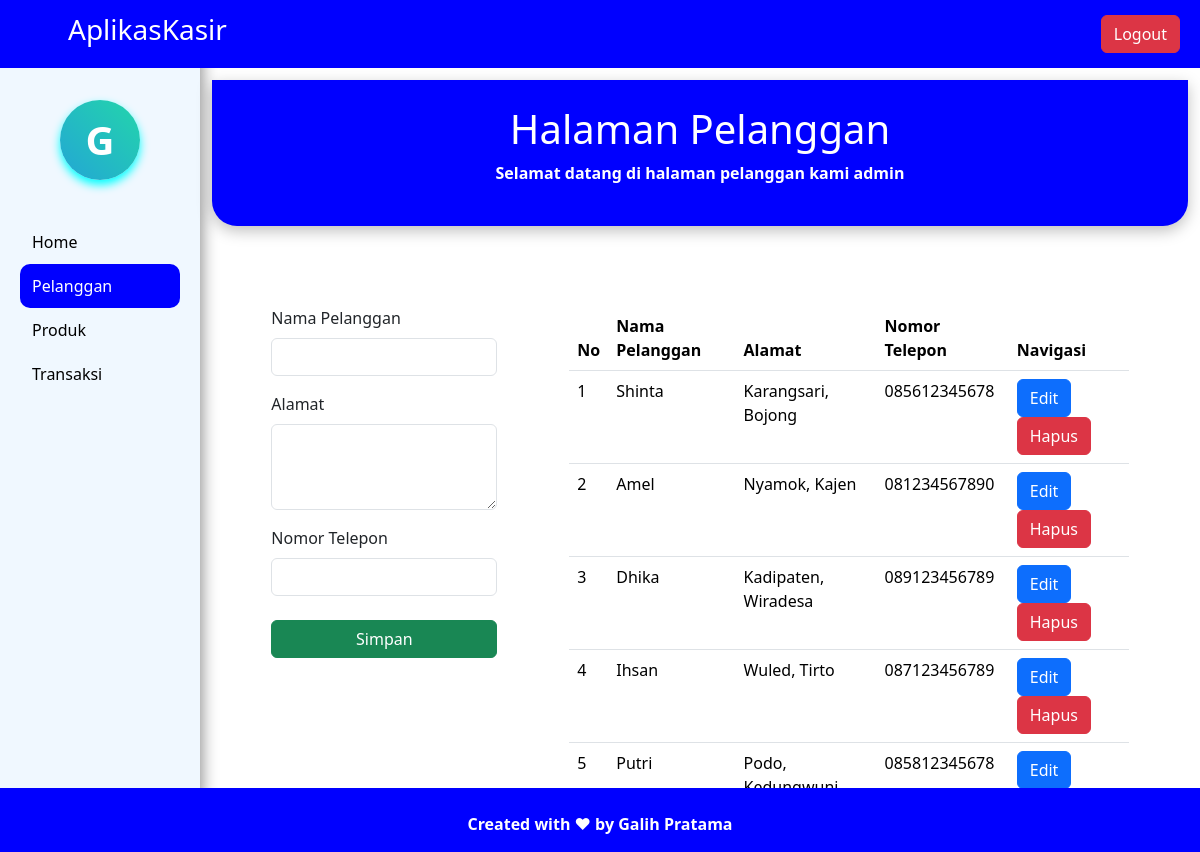
Page /admin/pelanggan/pelanggan.php (signed in) on the committed database.
### tables this page shows
CREATE TABLE `pelanggan` (
  `id_pelanggan` int(11) NOT NULL,
  `nama_pelanggan` varchar(100) NOT NULL,
  `alamat` text NOT NULL,
  `nomor_telepon` varchar(15) NOT NULL
);

### admin/pelanggan/pelanggan.php (the view, shortened to what this page needs)
<!DOCTYPE html>
<html lang="en">
<head>
    <link rel="stylesheet" href="../../assets/css/bootstrap.min.css">
</head>
<body>
    <div class="navbar p-2">
        <div class="container-fluid">
            <h1 class="navbar-brand text-white ps-5 fs-3">AplikasKasir</h1>
            <a href="../../logout.php" class="btn btn-danger" onclick="return confirm('Apakah Kamu yakin ingin keluar')">Logout</a>
        </div>
    </div>
    <div class="container-fluid">
        <div class="row">
            <div class="col-md-2 sidebar">
                    <div class="avatar-circle">G</div>
                    <a href="../home.php" class="sidebar-link ">Home</a>
                    <a href="pelanggan.php" class="sidebar-link active">Pelanggan</a>
                    <a href="../produk/produk.php" class="sidebar-link">Produk</a>
                    <a href="../transaksi/transaksi.php" class="sidebar-link ">Transaksi</a>
            </div>
            <div class="col-md-10">
                <div class="header text-white text-center fw-bold">
                    <h1>Halaman Pelanggan</h1>
                    <p>Selamat datang di halaman pelanggan kami <?php echo $_SESSION['username'];?></p>
                </div>
                <div class="row d-flex justify-content-center gap-5">
                    <div class="col-md-3">
                        <form action="" method="post">
                            <div class="form-group mb-3">
                                <label for="" class="form-label">Nama Pelanggan</label>
                                <input type="text" name="nama_pelanggan" class="form-control" required>
                            </div>
                            <div class="form-group mb-3">
                                <label for="" class="form-label">Alamat</label>
                                <textarea name="alamat" class="form-control" rows="3" required></textarea>
                            </div>
                            <div class="form-group mb-4">
                                <label for="" class="form-label">Nomor Telepon</label>
                                <input type="number" name="nomor_telepon" class="form-control" required>
                            </div>
                            <button type="submit" name="btnSimpan" class="btn btn-success w-100">Simpan</button>
                        </form>
                    </div>
                    <div class="col-md-7">
                        <table class="table table-hover">
                            <thead>
                                <tr>
                                    <th>No</th>
                                    <th>Nama Pelanggan</th>
                                    <th>Alamat</th>
                                    <th>Nomor Telepon</th>
                                    <th>Navigasi</th>
                                </tr>
                            </thead>
                            <tbody>
                                <?php
                                include '../../config.php';
                                $no     = 1;
                                $data   = mysqli_query($conn, "SELECT*from pelanggan");
                                while($row = mysqli_fetch_array($data)){
                                ?>
                                <tr>
                                    <td><?php echo $no++;?></td>
                                    <td><?php echo $row['nama_pelanggan'];?></td>
                                    <td><?php echo $row['alamat'];?></td>
                                    <td><?php echo $row['nomor_telepon'];?></td>
                                    <td>
                                        <a href="edit_pelanggan.php?id_pelanggan=<?php echo $row['id_pelanggan'];?>" class="btn btn-primary">Edit</a>
                                        <a href="hapus_pelanggan.php?id_pelanggan=<?php echo $row['id_pelanggan'];?>" class="btn btn-danger">Hapus</a>
                                    </td>
                                </tr>
                                <?php } ?>
                            </tbody>
                        </table>
                    </div>
                </div>
            </div>
            <footer class="position-absolute bottom-0 w-100 fw-bold text-center text-white">
                <p class="pt-4">Created with ❤ by Galih Pratama</p>
            </footer>
        </div>
    </div>
</body>
</html>

### admin/pelanggan/pelanggan.php (style rules this page uses)
* { margin : 0 ; padding:0; }
body { height :100vh; }
.navbar { position:fixed; width:100%; z-index:999; background-color:blue; }
.sidebar { background-color:aliceblue; height:100vh; padding:50px 20px 0; box-shadow:2px 0 15px rgba(0,0,0,0.45); font-weight:500; }
.sidebar-link { text-decoration:none; color:black; display:block; padding : 10px 12px; border-radius:10px; transition:all 0.3s ease; }
.sidebar-link.active { color:white; background-color:blue; }
.avatar-circle { width:80px; height:80px; border-radius:50%; background:linear-gradient(45deg, #23a6d5, #23d5ab); display:flex; justify-content:center; align-items:center; font-size:40px; font-weight:bold; color:white; margin:50px auto 40px ; box-shadow:0 5px 10px cyan; animation:float 4s ease-in-out infinite; }
.header { background-color:blue; padding:25px 20px; margin:80px 0 80px; border-radius:0 0 25px 25px; box-shadow:0 5px 15px rgba(0,0,0,0.25); }
footer { background-color:blue; }

### rows in the picture
pelanggan: nama_pelanggan "Shinta", alamat "Karangsari, Bojong", nomor_telepon "085612345678"
pelanggan: nama_pelanggan "Amel", alamat "Nyamok, Kajen", nomor_telepon "081234567890"
pelanggan: nama_pelanggan "Dhika", alamat "Kadipaten, Wiradesa", nomor_telepon "089123456789"
pelanggan: nama_pelanggan "Ihsan", alamat "Wuled, Tirto", nomor_telepon "087123456789"
pelanggan: nama_pelanggan "Putri", alamat "Podo, Kedungwuni", nomor_telepon "085812345678"

### other values in the picture
$_SESSION['username'] "admin"
